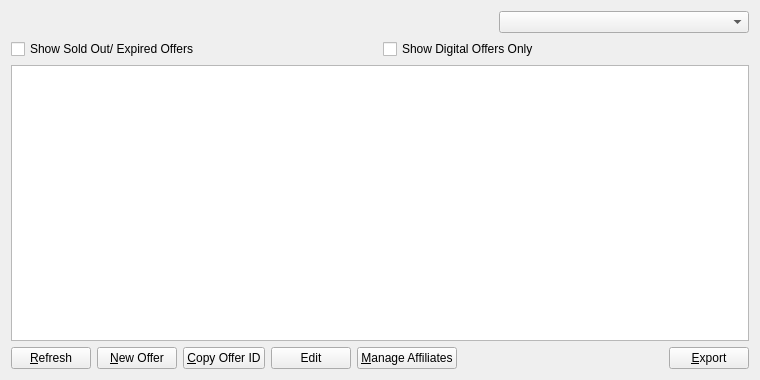
<?xml version="1.0" encoding="UTF-8"?>
<ui version="4.0">
 <class>MyOfferListPage</class>
 <widget class="QWidget" name="MyOfferListPage">
  <property name="geometry">
   <rect>
    <x>0</x>
    <y>0</y>
    <width>760</width>
    <height>380</height>
   </rect>
  </property>
  <property name="windowTitle">
   <string>My Offers</string>
  </property>
  <layout class="QVBoxLayout" name="verticalLayout">
   <item>
    <layout class="QHBoxLayout" name="horizontalLayout_2">
     <item>
      <widget class="QLabel" name="labelExplanation">
       <property name="textFormat">
        <enum>Qt::PlainText</enum>
       </property>
       <property name="wordWrap">
        <bool>true</bool>
       </property>
      </widget>
     </item>
     <item>
      <widget class="QComboBox" name="displayListAlias">
       <property name="maximumSize">
        <size>
         <width>250</width>
         <height>16777215</height>
        </size>
       </property>
      </widget>
     </item>
    </layout>
   </item>
   <item>
    <layout class="QHBoxLayout" name="horizontalLayout_3">
     <item>
      <widget class="QCheckBox" name="soldOutCheck">
       <property name="text">
        <string>Show Sold Out/ Expired Offers</string>
       </property>
      </widget>
     </item>
     <item>
      <widget class="QCheckBox" name="showDigitalOffers">
       <property name="text">
        <string>Show Digital Offers Only</string>
       </property>
      </widget>
     </item>
    </layout>
   </item>
   <item>
    <widget class="QTableView" name="tableView">
     <property name="contextMenuPolicy">
      <enum>Qt::CustomContextMenu</enum>
     </property>
     <property name="toolTip">
      <string/>
     </property>
     <property name="tabKeyNavigation">
      <bool>false</bool>
     </property>
     <property name="alternatingRowColors">
      <bool>true</bool>
     </property>
     <property name="selectionMode">
      <enum>QAbstractItemView::SingleSelection</enum>
     </property>
     <property name="selectionBehavior">
      <enum>QAbstractItemView::SelectRows</enum>
     </property>
     <property name="sortingEnabled">
      <bool>true</bool>
     </property>
     <attribute name="verticalHeaderVisible">
      <bool>false</bool>
     </attribute>
    </widget>
   </item>
   <item>
    <layout class="QHBoxLayout" name="horizontalLayout">
     <item>
      <widget class="QPushButton" name="refreshButton">
       <property name="maximumSize">
        <size>
         <width>16777215</width>
         <height>48</height>
        </size>
       </property>
       <property name="toolTip">
        <string>Refresh your list of offers</string>
       </property>
       <property name="text">
        <string>&amp;Refresh</string>
       </property>
      </widget>
     </item>
     <item>
      <widget class="QPushButton" name="newOffer">
       <property name="toolTip">
        <string>Create a new offer</string>
       </property>
       <property name="text">
        <string>&amp;New Offer</string>
       </property>
      </widget>
     </item>
     <item>
      <widget class="QPushButton" name="copyOffer">
       <property name="toolTip">
        <string>Copy the currently selected offer to the system clipboard</string>
       </property>
       <property name="text">
        <string>&amp;Copy Offer ID</string>
       </property>
      </widget>
     </item>
     <item>
      <widget class="QPushButton" name="editButton">
       <property name="toolTip">
        <string>Edit selected offer</string>
       </property>
       <property name="text">
        <string>Edit</string>
       </property>
      </widget>
     </item>
     <item>
      <widget class="QPushButton" name="whitelistButton">
       <property name="toolTip">
        <string>Manage affiliates for this offer</string>
       </property>
       <property name="text">
        <string>&amp;Manage Affiliates</string>
       </property>
      </widget>
     </item>
     <item>
      <spacer name="horizontalSpacer">
       <property name="orientation">
        <enum>Qt::Horizontal</enum>
       </property>
       <property name="sizeHint" stdset="0">
        <size>
         <width>40</width>
         <height>20</height>
        </size>
       </property>
      </spacer>
     </item>
     <item>
      <widget class="QPushButton" name="exportButton">
       <property name="toolTip">
        <string>Export the data in the current tab to a file</string>
       </property>
       <property name="text">
        <string>&amp;Export</string>
       </property>
      </widget>
     </item>
    </layout>
   </item>
  </layout>
 </widget>
 <resources>
  <include location="../syscoin.qrc"/>
 </resources>
 <connections/>
</ui>
